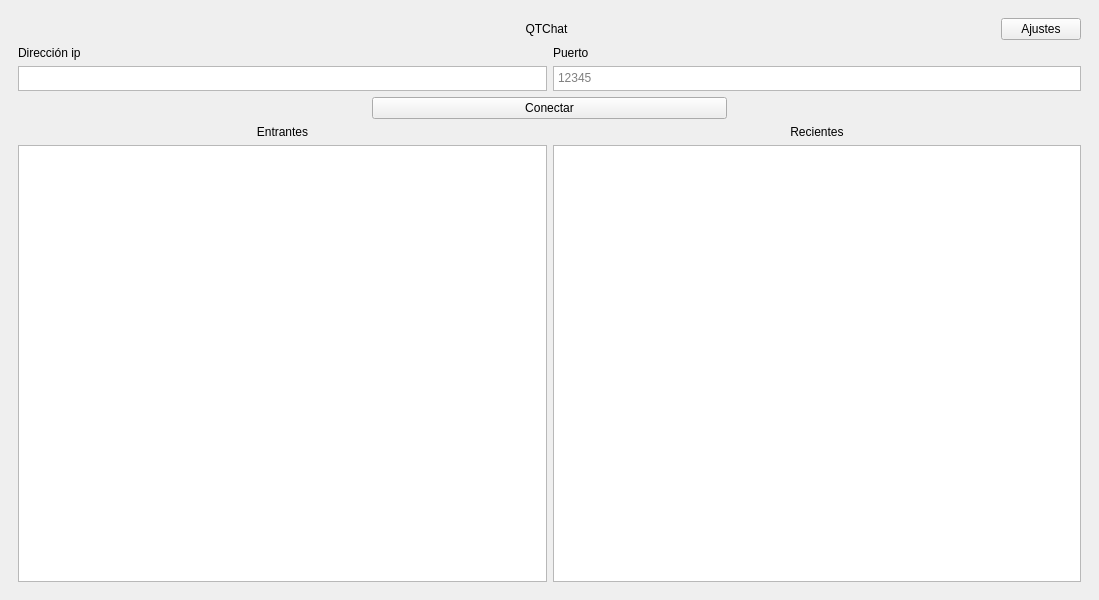
<?xml version="1.0" encoding="UTF-8"?>
<ui version="4.0">
 <class>MainWindow</class>
 <widget class="QMainWindow" name="MainWindow">
  <property name="geometry">
   <rect>
    <x>0</x>
    <y>0</y>
    <width>1099</width>
    <height>600</height>
   </rect>
  </property>
  <property name="windowTitle">
   <string>MainWindow</string>
  </property>
  <widget class="QWidget" name="centralwidget">
   <layout class="QVBoxLayout" name="verticalLayout">
    <item>
     <widget class="QStackedWidget" name="FramePrincipal">
      <property name="enabled">
       <bool>true</bool>
      </property>
      <property name="currentIndex">
       <number>0</number>
      </property>
      <widget class="QWidget" name="PaginaPrincipal">
       <layout class="QVBoxLayout" name="verticalLayout_4" stretch="0,0,0,5">
        <item>
         <layout class="QHBoxLayout" name="horizontalLayout" stretch="0,0,15,0">
          <item>
           <spacer name="horizontalSpacer">
            <property name="orientation">
             <enum>Qt::Horizontal</enum>
            </property>
            <property name="sizeHint" stdset="0">
             <size>
              <width>40</width>
              <height>20</height>
             </size>
            </property>
           </spacer>
          </item>
          <item>
           <spacer name="horizontalSpacer_2">
            <property name="orientation">
             <enum>Qt::Horizontal</enum>
            </property>
            <property name="sizeHint" stdset="0">
             <size>
              <width>40</width>
              <height>20</height>
             </size>
            </property>
           </spacer>
          </item>
          <item>
           <widget class="QLabel" name="label_4">
            <property name="text">
             <string>QTChat</string>
            </property>
            <property name="alignment">
             <set>Qt::AlignCenter</set>
            </property>
           </widget>
          </item>
          <item>
           <widget class="QPushButton" name="pushButton">
            <property name="text">
             <string>Ajustes</string>
            </property>
           </widget>
          </item>
         </layout>
        </item>
        <item>
         <layout class="QVBoxLayout" name="verticalLayout_3" stretch="0,0">
          <item>
           <layout class="QHBoxLayout" name="horizontalLayout_2">
            <item>
             <layout class="QVBoxLayout" name="verticalLayout_6">
              <item>
               <widget class="QLabel" name="label_2">
                <property name="text">
                 <string>Dirección ip</string>
                </property>
               </widget>
              </item>
              <item>
               <widget class="QTextEdit" name="IPEdit">
                <property name="maximumSize">
                 <size>
                  <width>16777215</width>
                  <height>25</height>
                 </size>
                </property>
               </widget>
              </item>
             </layout>
            </item>
            <item>
             <layout class="QVBoxLayout" name="verticalLayout_5">
              <item>
               <widget class="QLabel" name="label">
                <property name="text">
                 <string>Puerto</string>
                </property>
               </widget>
              </item>
              <item>
               <widget class="QTextEdit" name="PuertoEdit">
                <property name="maximumSize">
                 <size>
                  <width>16777215</width>
                  <height>25</height>
                 </size>
                </property>
                <property name="markdown">
                 <string/>
                </property>
                <property name="placeholderText">
                 <string>12345</string>
                </property>
               </widget>
              </item>
             </layout>
            </item>
           </layout>
          </item>
          <item>
           <layout class="QHBoxLayout" name="horizontalLayout_5"/>
          </item>
         </layout>
        </item>
        <item>
         <layout class="QHBoxLayout" name="horizontalLayout_6" stretch="1,1,1">
          <item>
           <spacer name="horizontalSpacer_3">
            <property name="orientation">
             <enum>Qt::Horizontal</enum>
            </property>
            <property name="sizeHint" stdset="0">
             <size>
              <width>40</width>
              <height>20</height>
             </size>
            </property>
           </spacer>
          </item>
          <item>
           <widget class="QPushButton" name="pushButton_2">
            <property name="text">
             <string>Conectar</string>
            </property>
           </widget>
          </item>
          <item>
           <spacer name="horizontalSpacer_4">
            <property name="orientation">
             <enum>Qt::Horizontal</enum>
            </property>
            <property name="sizeHint" stdset="0">
             <size>
              <width>40</width>
              <height>20</height>
             </size>
            </property>
           </spacer>
          </item>
         </layout>
        </item>
        <item>
         <layout class="QVBoxLayout" name="verticalLayout_2">
          <item>
           <layout class="QHBoxLayout" name="horizontalLayout_4">
            <item>
             <layout class="QVBoxLayout" name="verticalLayout_8">
              <item>
               <widget class="QLabel" name="label_3">
                <property name="text">
                 <string>Entrantes</string>
                </property>
                <property name="alignment">
                 <set>Qt::AlignCenter</set>
                </property>
               </widget>
              </item>
              <item>
               <widget class="QListWidget" name="listWidget"/>
              </item>
             </layout>
            </item>
            <item>
             <layout class="QVBoxLayout" name="verticalLayout_7">
              <item>
               <widget class="QLabel" name="label_5">
                <property name="text">
                 <string>Recientes</string>
                </property>
                <property name="alignment">
                 <set>Qt::AlignCenter</set>
                </property>
               </widget>
              </item>
              <item>
               <widget class="QListWidget" name="listWidget_2"/>
              </item>
             </layout>
            </item>
           </layout>
          </item>
         </layout>
        </item>
       </layout>
      </widget>
      <widget class="QWidget" name="page_2">
       <layout class="QVBoxLayout" name="verticalLayout_10" stretch="1,8">
        <item>
         <layout class="QHBoxLayout" name="horizontalLayout_7">
          <item>
           <widget class="QPushButton" name="VolverDeAjustes">
            <property name="text">
             <string>Volver</string>
            </property>
           </widget>
          </item>
          <item>
           <spacer name="horizontalSpacer_7">
            <property name="orientation">
             <enum>Qt::Horizontal</enum>
            </property>
            <property name="sizeHint" stdset="0">
             <size>
              <width>40</width>
              <height>20</height>
             </size>
            </property>
           </spacer>
          </item>
         </layout>
        </item>
        <item>
         <layout class="QHBoxLayout" name="horizontalLayout_8" stretch="1,1,1">
          <item>
           <spacer name="horizontalSpacer_6">
            <property name="orientation">
             <enum>Qt::Horizontal</enum>
            </property>
            <property name="sizeHint" stdset="0">
             <size>
              <width>40</width>
              <height>20</height>
             </size>
            </property>
           </spacer>
          </item>
          <item>
           <layout class="QVBoxLayout" name="verticalLayout_9">
            <item>
             <widget class="QLabel" name="label_6">
              <property name="text">
               <string>Puerto personalizado</string>
              </property>
             </widget>
            </item>
            <item>
             <widget class="QLineEdit" name="PuertoPersonalizado"/>
            </item>
            <item>
             <layout class="QHBoxLayout" name="horizontalLayout_10">
              <item>
               <widget class="QLabel" name="label_7">
                <property name="text">
                 <string>Modo oscuro</string>
                </property>
               </widget>
              </item>
              <item>
               <widget class="QCheckBox" name="Modo_Oscuro">
                <property name="layoutDirection">
                 <enum>Qt::RightToLeft</enum>
                </property>
                <property name="text">
                 <string/>
                </property>
                <property name="icon">
                 <iconset>
                  <normaloff>../res/Modo_oscuro.svg</normaloff>
                  <normalon>../res/Modo_claro.svg</normalon>../res/Modo_oscuro.svg</iconset>
                </property>
                <property name="checked">
                 <bool>false</bool>
                </property>
               </widget>
              </item>
             </layout>
            </item>
            <item>
             <widget class="QPushButton" name="pushButton_4">
              <property name="text">
               <string>Borrar todos los datos</string>
              </property>
             </widget>
            </item>
            <item>
             <spacer name="verticalSpacer">
              <property name="orientation">
               <enum>Qt::Vertical</enum>
              </property>
              <property name="sizeHint" stdset="0">
               <size>
                <width>20</width>
                <height>40</height>
               </size>
              </property>
             </spacer>
            </item>
           </layout>
          </item>
          <item>
           <spacer name="horizontalSpacer_5">
            <property name="orientation">
             <enum>Qt::Horizontal</enum>
            </property>
            <property name="sizeHint" stdset="0">
             <size>
              <width>40</width>
              <height>20</height>
             </size>
            </property>
           </spacer>
          </item>
         </layout>
        </item>
       </layout>
      </widget>
     </widget>
    </item>
   </layout>
  </widget>
 </widget>
 <resources/>
 <connections/>
</ui>
